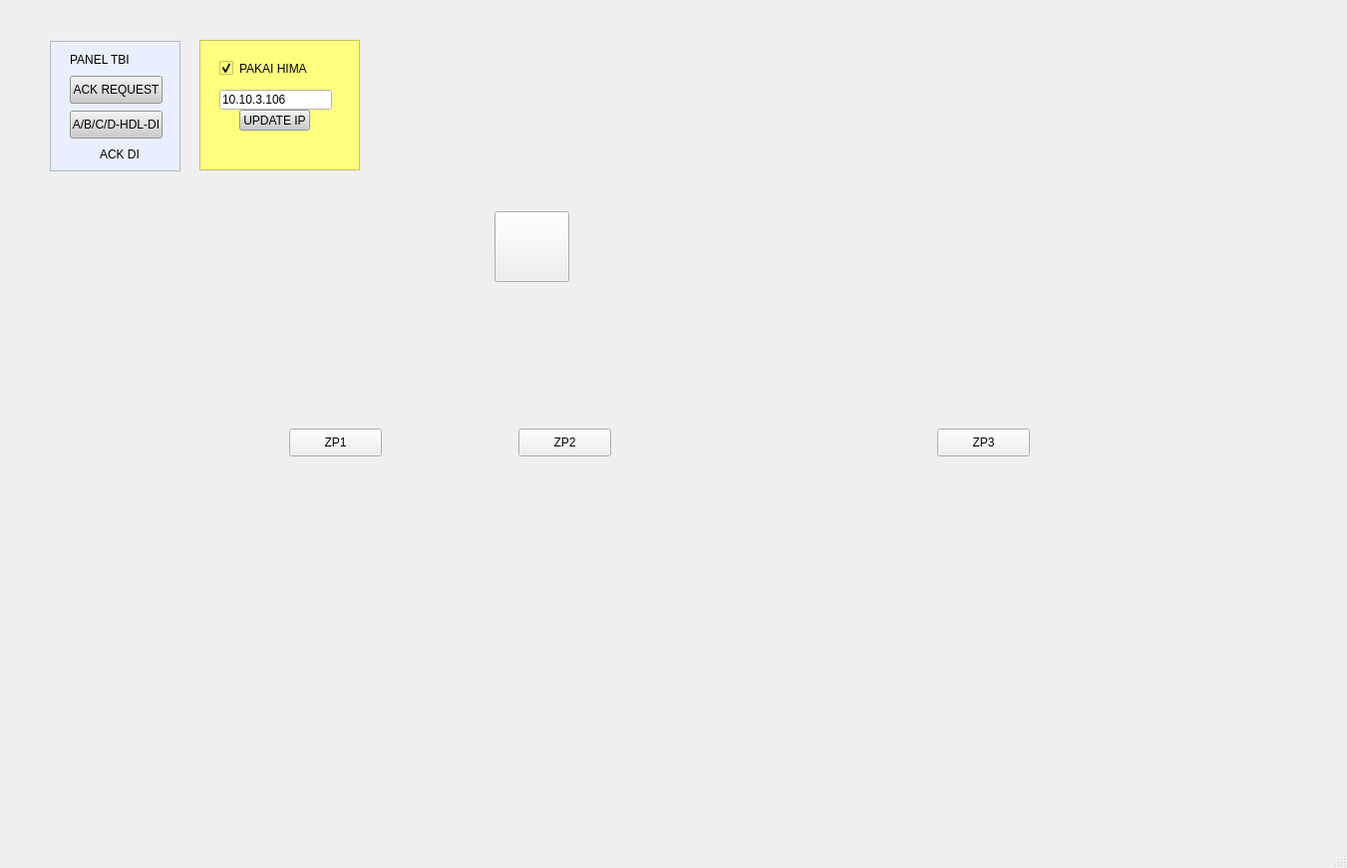
<?xml version="1.0" encoding="UTF-8"?>
<ui version="4.0">
 <class>MainWindow</class>
 <widget class="QMainWindow" name="MainWindow">
  <property name="geometry">
   <rect>
    <x>0</x>
    <y>0</y>
    <width>1351</width>
    <height>871</height>
   </rect>
  </property>
  <property name="windowTitle">
   <string>MainWindow</string>
  </property>
  <widget class="QWidget" name="centralwidget">
   <widget class="QLabel" name="CONSOLE">
    <property name="geometry">
     <rect>
      <x>0</x>
      <y>0</y>
      <width>1351</width>
      <height>831</height>
     </rect>
    </property>
    <property name="text">
     <string/>
    </property>
    <property name="pixmap">
     <pixmap>../ICON/Console.jpg</pixmap>
    </property>
    <property name="scaledContents">
     <bool>true</bool>
    </property>
   </widget>
   <widget class="QPushButton" name="ACKNOWLEDGE">
    <property name="geometry">
     <rect>
      <x>837</x>
      <y>686</y>
      <width>60</width>
      <height>60</height>
     </rect>
    </property>
    <property name="text">
     <string/>
    </property>
    <property name="flat">
     <bool>true</bool>
    </property>
   </widget>
   <widget class="QPushButton" name="BRAKE">
    <property name="geometry">
     <rect>
      <x>1021</x>
      <y>686</y>
      <width>60</width>
      <height>60</height>
     </rect>
    </property>
    <property name="text">
     <string/>
    </property>
    <property name="flat">
     <bool>true</bool>
    </property>
   </widget>
   <widget class="QPushButton" name="OPEN_BARIER">
    <property name="geometry">
     <rect>
      <x>1116</x>
      <y>686</y>
      <width>60</width>
      <height>60</height>
     </rect>
    </property>
    <property name="text">
     <string/>
    </property>
    <property name="flat">
     <bool>true</bool>
    </property>
   </widget>
   <widget class="QPushButton" name="CLOSE_BARRIER">
    <property name="geometry">
     <rect>
      <x>1211</x>
      <y>686</y>
      <width>60</width>
      <height>60</height>
     </rect>
    </property>
    <property name="text">
     <string/>
    </property>
    <property name="flat">
     <bool>true</bool>
    </property>
   </widget>
   <widget class="QLabel" name="COMMUNICATION">
    <property name="geometry">
     <rect>
      <x>844</x>
      <y>287</y>
      <width>21</width>
      <height>21</height>
     </rect>
    </property>
    <property name="text">
     <string/>
    </property>
    <property name="pixmap">
     <pixmap>../ICON/led-off.png</pixmap>
    </property>
    <property name="scaledContents">
     <bool>true</bool>
    </property>
   </widget>
   <widget class="QLabel" name="BARIER_DOWN">
    <property name="geometry">
     <rect>
      <x>844</x>
      <y>227</y>
      <width>21</width>
      <height>21</height>
     </rect>
    </property>
    <property name="text">
     <string/>
    </property>
    <property name="pixmap">
     <pixmap>../ICON/led-off.png</pixmap>
    </property>
    <property name="scaledContents">
     <bool>true</bool>
    </property>
   </widget>
   <widget class="QLabel" name="BARIER_UP">
    <property name="geometry">
     <rect>
      <x>844</x>
      <y>197</y>
      <width>21</width>
      <height>21</height>
     </rect>
    </property>
    <property name="text">
     <string/>
    </property>
    <property name="pixmap">
     <pixmap>../ICON/led-off.png</pixmap>
    </property>
    <property name="scaledContents">
     <bool>true</bool>
    </property>
   </widget>
   <widget class="QLabel" name="POWER">
    <property name="geometry">
     <rect>
      <x>1028</x>
      <y>197</y>
      <width>21</width>
      <height>21</height>
     </rect>
    </property>
    <property name="text">
     <string/>
    </property>
    <property name="pixmap">
     <pixmap>../ICON/led-off.png</pixmap>
    </property>
    <property name="scaledContents">
     <bool>true</bool>
    </property>
   </widget>
   <widget class="QLabel" name="DIRECTION_A">
    <property name="geometry">
     <rect>
      <x>196</x>
      <y>456</y>
      <width>63</width>
      <height>73</height>
     </rect>
    </property>
    <property name="text">
     <string/>
    </property>
    <property name="pixmap">
     <pixmap>../ICON/direction-a-off.png</pixmap>
    </property>
    <property name="scaledContents">
     <bool>true</bool>
    </property>
   </widget>
   <widget class="QLabel" name="DIRECTION_B">
    <property name="geometry">
     <rect>
      <x>1090</x>
      <y>456</y>
      <width>64</width>
      <height>73</height>
     </rect>
    </property>
    <property name="text">
     <string/>
    </property>
    <property name="pixmap">
     <pixmap>../ICON/direction-b-off.png</pixmap>
    </property>
    <property name="scaledContents">
     <bool>true</bool>
    </property>
   </widget>
   <widget class="QPushButton" name="BUZZER_STOP">
    <property name="geometry">
     <rect>
      <x>420</x>
      <y>690</y>
      <width>51</width>
      <height>51</height>
     </rect>
    </property>
    <property name="text">
     <string/>
    </property>
    <property name="flat">
     <bool>true</bool>
    </property>
   </widget>
   <widget class="QPushButton" name="ALARM">
    <property name="geometry">
     <rect>
      <x>496</x>
      <y>212</y>
      <width>75</width>
      <height>71</height>
     </rect>
    </property>
    <property name="text">
     <string/>
    </property>
    <property name="icon">
     <iconset>
      <normaloff>../ICON/toogle-on.png</normaloff>../ICON/toogle-on.png</iconset>
    </property>
    <property name="iconSize">
     <size>
      <width>70</width>
      <height>70</height>
     </size>
    </property>
   </widget>
   <widget class="QPushButton" name="AUTOMATIC">
    <property name="geometry">
     <rect>
      <x>82</x>
      <y>621</y>
      <width>101</width>
      <height>31</height>
     </rect>
    </property>
    <property name="text">
     <string/>
    </property>
    <property name="flat">
     <bool>true</bool>
    </property>
   </widget>
   <widget class="QPushButton" name="SEMI_AUTOMATIC">
    <property name="geometry">
     <rect>
      <x>192</x>
      <y>683</y>
      <width>101</width>
      <height>31</height>
     </rect>
    </property>
    <property name="text">
     <string/>
    </property>
    <property name="flat">
     <bool>true</bool>
    </property>
   </widget>
   <widget class="QPushButton" name="MANUAL">
    <property name="geometry">
     <rect>
      <x>82</x>
      <y>742</y>
      <width>101</width>
      <height>31</height>
     </rect>
    </property>
    <property name="text">
     <string/>
    </property>
    <property name="flat">
     <bool>true</bool>
    </property>
   </widget>
   <widget class="QLabel" name="SELECTOR_SWITCH">
    <property name="geometry">
     <rect>
      <x>92</x>
      <y>655</y>
      <width>85</width>
      <height>85</height>
     </rect>
    </property>
    <property name="text">
     <string/>
    </property>
    <property name="pixmap">
     <pixmap>../ICON/selector-switch-AUTOMATIC.png</pixmap>
    </property>
    <property name="scaledContents">
     <bool>true</bool>
    </property>
   </widget>
   <widget class="QPushButton" name="ZP1">
    <property name="geometry">
     <rect>
      <x>290</x>
      <y>430</y>
      <width>93</width>
      <height>28</height>
     </rect>
    </property>
    <property name="text">
     <string>ZP1</string>
    </property>
   </widget>
   <widget class="QPushButton" name="ZP2">
    <property name="geometry">
     <rect>
      <x>520</x>
      <y>430</y>
      <width>93</width>
      <height>28</height>
     </rect>
    </property>
    <property name="text">
     <string>ZP2</string>
    </property>
   </widget>
   <widget class="QPushButton" name="ZP3">
    <property name="geometry">
     <rect>
      <x>940</x>
      <y>430</y>
      <width>93</width>
      <height>28</height>
     </rect>
    </property>
    <property name="text">
     <string>ZP3</string>
    </property>
   </widget>
   <widget class="QFrame" name="frame">
    <property name="geometry">
     <rect>
      <x>50</x>
      <y>41</y>
      <width>131</width>
      <height>131</height>
     </rect>
    </property>
    <property name="styleSheet">
     <string notr="true">background-color: rgb(233, 239, 255);
border-color: rgb(197, 197, 197);</string>
    </property>
    <property name="frameShape">
     <enum>QFrame::StyledPanel</enum>
    </property>
    <property name="frameShadow">
     <enum>QFrame::Raised</enum>
    </property>
    <widget class="QPushButton" name="ACK_REQUEST">
     <property name="geometry">
      <rect>
       <x>20</x>
       <y>35</y>
       <width>93</width>
       <height>28</height>
      </rect>
     </property>
     <property name="styleSheet">
      <string notr="true">background-color: rgb(204, 204, 204);</string>
     </property>
     <property name="text">
      <string>ACK REQUEST</string>
     </property>
    </widget>
    <widget class="QPushButton" name="ABCD_HDL">
     <property name="geometry">
      <rect>
       <x>20</x>
       <y>70</y>
       <width>93</width>
       <height>28</height>
      </rect>
     </property>
     <property name="styleSheet">
      <string notr="true">background-color: rgb(204, 204, 204);</string>
     </property>
     <property name="text">
      <string>A/B/C/D-HDL-DI</string>
     </property>
    </widget>
    <widget class="QLabel" name="ACK_DI">
     <property name="geometry">
      <rect>
       <x>20</x>
       <y>104</y>
       <width>21</width>
       <height>21</height>
      </rect>
     </property>
     <property name="text">
      <string/>
     </property>
     <property name="pixmap">
      <pixmap>../ICON/led-off.png</pixmap>
     </property>
     <property name="scaledContents">
      <bool>true</bool>
     </property>
    </widget>
    <widget class="QLabel" name="label">
     <property name="geometry">
      <rect>
       <x>50</x>
       <y>107</y>
       <width>47</width>
       <height>13</height>
      </rect>
     </property>
     <property name="text">
      <string>ACK DI</string>
     </property>
    </widget>
    <widget class="QLabel" name="label_2">
     <property name="geometry">
      <rect>
       <x>20</x>
       <y>12</y>
       <width>61</width>
       <height>16</height>
      </rect>
     </property>
     <property name="text">
      <string>PANEL TBI</string>
     </property>
     <property name="alignment">
      <set>Qt::AlignLeading|Qt::AlignLeft|Qt::AlignTop</set>
     </property>
    </widget>
   </widget>
   <widget class="QLabel" name="JPL_KIRI">
    <property name="geometry">
     <rect>
      <x>630</x>
      <y>319</y>
      <width>181</width>
      <height>161</height>
     </rect>
    </property>
    <property name="text">
     <string/>
    </property>
    <property name="pixmap">
     <pixmap>../ICON/LEFT-JPL-0.png</pixmap>
    </property>
    <property name="scaledContents">
     <bool>true</bool>
    </property>
   </widget>
   <widget class="QLabel" name="JPL_KANAN">
    <property name="geometry">
     <rect>
      <x>540</x>
      <y>494</y>
      <width>181</width>
      <height>161</height>
     </rect>
    </property>
    <property name="text">
     <string/>
    </property>
    <property name="pixmap">
     <pixmap>../ICON/RIGHT-JPL-0.png</pixmap>
    </property>
    <property name="scaledContents">
     <bool>true</bool>
    </property>
   </widget>
   <widget class="QLabel" name="LEFT_JPL_R">
    <property name="geometry">
     <rect>
      <x>762</x>
      <y>405</y>
      <width>10</width>
      <height>10</height>
     </rect>
    </property>
    <property name="text">
     <string/>
    </property>
    <property name="pixmap">
     <pixmap>../ICON/led-off.png</pixmap>
    </property>
    <property name="scaledContents">
     <bool>true</bool>
    </property>
   </widget>
   <widget class="QLabel" name="LEFT_JPL_L">
    <property name="geometry">
     <rect>
      <x>741</x>
      <y>405</y>
      <width>10</width>
      <height>10</height>
     </rect>
    </property>
    <property name="text">
     <string/>
    </property>
    <property name="pixmap">
     <pixmap>../ICON/led-off.png</pixmap>
    </property>
    <property name="scaledContents">
     <bool>true</bool>
    </property>
   </widget>
   <widget class="QLabel" name="RIGHT_JPL_L">
    <property name="geometry">
     <rect>
      <x>579</x>
      <y>580</y>
      <width>10</width>
      <height>10</height>
     </rect>
    </property>
    <property name="text">
     <string/>
    </property>
    <property name="pixmap">
     <pixmap>../ICON/led-off.png</pixmap>
    </property>
    <property name="scaledContents">
     <bool>true</bool>
    </property>
   </widget>
   <widget class="QLabel" name="RIGHT_JPL_R">
    <property name="geometry">
     <rect>
      <x>601</x>
      <y>580</y>
      <width>10</width>
      <height>10</height>
     </rect>
    </property>
    <property name="text">
     <string/>
    </property>
    <property name="pixmap">
     <pixmap>../ICON/led-off.png</pixmap>
    </property>
    <property name="scaledContents">
     <bool>true</bool>
    </property>
   </widget>
   <widget class="QFrame" name="frame_2">
    <property name="geometry">
     <rect>
      <x>200</x>
      <y>40</y>
      <width>161</width>
      <height>131</height>
     </rect>
    </property>
    <property name="styleSheet">
     <string notr="true">background-color: rgb(255, 255, 127);
border-color: rgb(197, 197, 197);</string>
    </property>
    <property name="frameShape">
     <enum>QFrame::StyledPanel</enum>
    </property>
    <property name="frameShadow">
     <enum>QFrame::Raised</enum>
    </property>
    <widget class="QCheckBox" name="PAKAIHIMA">
     <property name="geometry">
      <rect>
       <x>20</x>
       <y>20</y>
       <width>111</width>
       <height>17</height>
      </rect>
     </property>
     <property name="text">
      <string>PAKAI HIMA</string>
     </property>
     <property name="checked">
      <bool>true</bool>
     </property>
     <property name="tristate">
      <bool>false</bool>
     </property>
    </widget>
    <widget class="QLineEdit" name="IPHIMA">
     <property name="geometry">
      <rect>
       <x>20</x>
       <y>50</y>
       <width>113</width>
       <height>20</height>
      </rect>
     </property>
     <property name="styleSheet">
      <string notr="true">background-color: rgb(255, 255, 255);</string>
     </property>
     <property name="text">
      <string>10.10.3.106</string>
     </property>
    </widget>
    <widget class="QPushButton" name="UPDATEIP">
     <property name="geometry">
      <rect>
       <x>40</x>
       <y>70</y>
       <width>71</width>
       <height>21</height>
      </rect>
     </property>
     <property name="styleSheet">
      <string notr="true">background-color: rgb(204, 204, 204);</string>
     </property>
     <property name="text">
      <string>UPDATE IP</string>
     </property>
    </widget>
    <widget class="QLabel" name="errormessage">
     <property name="geometry">
      <rect>
       <x>20</x>
       <y>100</y>
       <width>121</width>
       <height>16</height>
      </rect>
     </property>
     <property name="text">
      <string/>
     </property>
    </widget>
   </widget>
  </widget>
  <widget class="QMenuBar" name="menubar">
   <property name="geometry">
    <rect>
     <x>0</x>
     <y>0</y>
     <width>1351</width>
     <height>26</height>
    </rect>
   </property>
  </widget>
  <widget class="QStatusBar" name="statusbar"/>
 </widget>
 <resources/>
 <connections/>
</ui>
